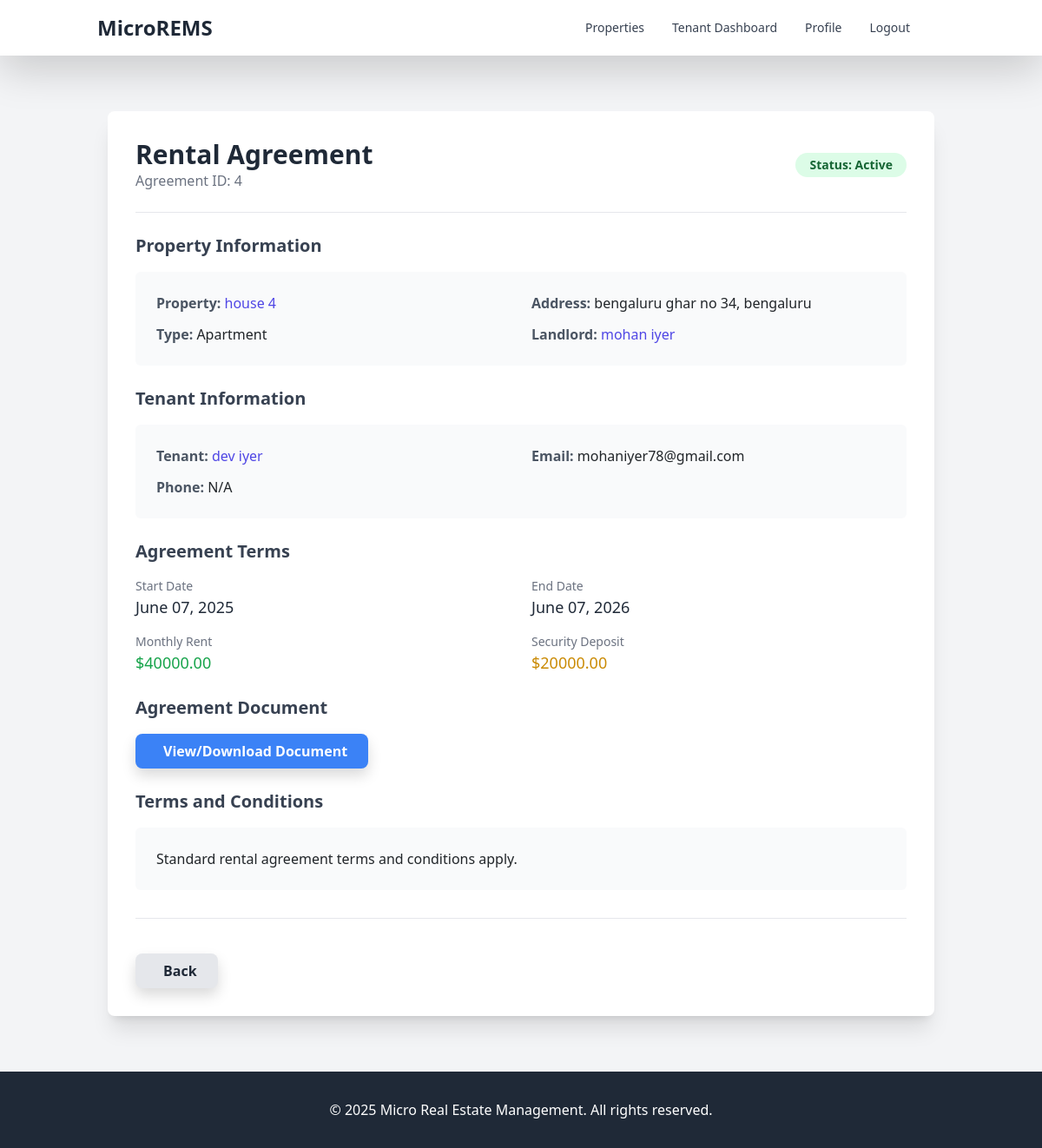
/properties/agreements/4/ (signed in), run on the app's committed database.
### properties/models.py (models this page shows, shortened)
class RentalAgreement(models.Model):
    AGREEMENT_STATUS_CHOICES = [
        ('pending', 'Pending'),
        ('active', 'Active'),
        ('expired', 'Expired'),
        ('terminated', 'Terminated'),
    ]
    property = models.ForeignKey(Property, on_delete=models.CASCADE, related_name='rental_agreements')
    tenant = models.ForeignKey(Tenant, on_delete=models.CASCADE, related_name='rental_agreements')
    start_date = models.DateField()
    end_date = models.DateField()
    rent_amount = models.DecimalField(max_digits=10, decimal_places=2)
    security_deposit = models.DecimalField(max_digits=10, decimal_places=2)
    agreement_document = models.FileField(upload_to='documents/', blank=True, null=True)
    status = models.CharField(max_length=20, choices=AGREEMENT_STATUS_CHOICES, default='pending')
    terms_and_conditions = models.TextField()
    created_at = models.DateTimeField(auto_now_add=True)
    updated_at = models.DateTimeField(auto_now=True)

class Property(models.Model):
    PROPERTY_STATUS_CHOICES = [
        ('available', 'Available'),
        ('rented', 'Rented'),
        ('maintenance', 'Under Maintenance'),
        ('not_available', 'Not Available'),
    ]
    PROPERTY_TYPE_CHOICES = [
        ('apartment', 'Apartment'),
        ('house', 'House'),
        ('condo', 'Condominium'),
        ('commercial', 'Commercial Space'),
        ('land', 'Land'),
        ('other', 'Other'),
    ]
    landlord = models.ForeignKey(Landlord, on_delete=models.CASCADE, related_name='properties')
    title = models.CharField(max_length=200)
    description = models.TextField()
    property_type = models.CharField(max_length=20, choices=PROPERTY_TYPE_CHOICES, default='apartment')
    address = models.TextField()
    city = models.CharField(max_length=100)
    state = models.CharField(max_length=100)
    zip_code = models.CharField(max_length=20)
    bedrooms = models.PositiveIntegerField(default=1)
    bathrooms = models.DecimalField(max_digits=3, decimal_places=1, default=1.0)
    area_sqft = models.PositiveIntegerField()
    rent_amount = models.DecimalField(max_digits=10, decimal_places=2)
    security_deposit = models.DecimalField(max_digits=10, decimal_places=2)
    available_from = models.DateField()
    status = models.CharField(max_length=20, choices=PROPERTY_STATUS_CHOICES, default='available')
    amenities = models.TextField(blank=True, null=True)
    created_at = models.DateTimeField(auto_now_add=True)
    updated_at = models.DateTimeField(auto_now=True)
    class Meta:
        verbose_name_plural = "Properties"

### accounts/models.py (models this page shows, shortened)
class Landlord(models.Model):
    user = models.OneToOneField(User, on_delete=models.CASCADE, related_name='landlord_profile')
    company_name = models.CharField(max_length=100, blank=True, null=True)
    address = models.TextField(blank=True, null=True)
    tax_id = models.CharField(max_length=50, blank=True, null=True)
    verification_status = models.BooleanField(default=False)
    date_joined = models.DateTimeField(auto_now_add=True)

class User(AbstractUser):
    username = None
    email = models.EmailField(_('email address'), unique=True)
    is_landlord = models.BooleanField(default=False)
    is_tenant = models.BooleanField(default=False)
    phone_number = models.CharField(max_length=15, blank=True, null=True)
    profile_picture = models.ImageField(upload_to='profile_pics/', blank=True, null=True)
    USERNAME_FIELD = 'email'
    REQUIRED_FIELDS = []
    objects = CustomUserManager()

class Tenant(models.Model):
    user = models.OneToOneField(User, on_delete=models.CASCADE, related_name='tenant_profile')
    address = models.TextField(blank=True, null=True)
    id_proof = models.FileField(upload_to='documents/', blank=True, null=True)
    employment_status = models.CharField(max_length=50, blank=True, null=True)
    emergency_contact = models.CharField(max_length=100, blank=True, null=True)
    date_joined = models.DateTimeField(auto_now_add=True)

### properties/views.py (the view)
# urls.py: path('agreements/<int:agreement_id>/', views.agreement_detail, name='agreement_detail'),
@login_required
def agreement_detail(request, agreement_id):
    agreement = get_object_or_404(RentalAgreement, id=agreement_id)
    property_obj = agreement.property
    is_landlord = request.user.is_landlord and property_obj.landlord.user == request.user
    is_tenant = request.user.is_tenant and agreement.tenant.user == request.user
    if not (is_landlord or is_tenant):
        messages.error(request, 'You do not have permission to view this agreement.')
        return redirect('dashboard')
    return render(request, 'properties/agreement_detail.html', {
        'agreement': agreement,
        'property': property_obj,
        'is_landlord': is_landlord,
        'is_tenant': is_tenant
    })

### templates/properties/agreement_detail.html (shortened to what this page needs)
{% extends 'base.html' %}
{% load static %}
{% block content %}
<div class="container mx-auto py-8">
    <div class="bg-white p-6 md:p-8 rounded-lg shadow-xl">
        <div class="flex flex-col md:flex-row justify-between items-start mb-6 pb-6 border-b border-gray-200">
            <div>
                <h1 class="text-2xl md:text-3xl font-bold text-gray-800">Rental Agreement</h1>
                <p class="text-gray-500">Agreement ID: {{ agreement.id }}</p>
            </div>
            <div class="mt-3 md:mt-0 text-left md:text-right">
                <span class="px-3 py-1 inline-flex text-sm leading-5 font-semibold rounded-full
                    {% if agreement.status == 'active' %}bg-green-100 text-green-800
                    {% elif agreement.status == 'pending' %}bg-yellow-100 text-yellow-800
                    {% elif agreement.status == 'terminated' %}bg-red-100 text-red-800
                    {% else %}bg-gray-100 text-gray-800{% endif %}">
                    Status: {{ agreement.get_status_display }}
                </span>
            </div>
        </div>
        <div class="mb-6">
            <h2 class="text-xl font-semibold text-gray-700 mb-3">Property Information</h2>
            <div class="grid grid-cols-1 md:grid-cols-2 gap-x-6 gap-y-3 bg-gray-50 p-4 rounded-md">
                <p><strong class="text-gray-600">Property:</strong> <a href="{% url 'property_detail' agreement.property.id %}" class="text-indigo-600 hover:underline">{{ agreement.property.title }}</a></p>
                <p><strong class="text-gray-600">Address:</strong> {{ agreement.property.address }}, {{ agreement.property.city }}</p>
                <p><strong class="text-gray-600">Type:</strong> {{ agreement.property.get_property_type_display }}</p>
                <p><strong class="text-gray-600">Landlord:</strong> <a href="#" class="text-indigo-600 hover:underline">{{ agreement.property.landlord.user.get_full_name|default:agreement.property.landlord.user.username }}</a></p>
            </div>
        </div>
        <div class="mb-6">
            <h2 class="text-xl font-semibold text-gray-700 mb-3">Tenant Information</h2>
            <div class="grid grid-cols-1 md:grid-cols-2 gap-x-6 gap-y-3 bg-gray-50 p-4 rounded-md">
                <p><strong class="text-gray-600">Tenant:</strong> <a href="#" class="text-indigo-600 hover:underline">{{ agreement.tenant.user.get_full_name|default:agreement.tenant.user.username }}</a></p>
                <p><strong class="text-gray-600">Email:</strong> {{ agreement.tenant.user.email }}</p>
                <p><strong class="text-gray-600">Phone:</strong> {{ agreement.tenant.phone_number|default:'N/A' }}</p>
            </div>
        </div>
        <div class="mb-6">
            <h2 class="text-xl font-semibold text-gray-700 mb-3">Agreement Terms</h2>
            <div class="grid grid-cols-1 md:grid-cols-2 gap-x-6 gap-y-4">
                <div>
                    <p class="text-sm text-gray-500">Start Date</p>
                    <p class="text-lg font-medium text-gray-800">{{ agreement.start_date|date:"F d, Y" }}</p>
                </div>
                <div>
                    <p class="text-sm text-gray-500">End Date</p>
                    <p class="text-lg font-medium text-gray-800">{{ agreement.end_date|date:"F d, Y" }}</p>
                </div>
                <div>
                    <p class="text-sm text-gray-500">Monthly Rent</p>
                    <p class="text-lg font-medium text-green-600">${{ agreement.rent_amount|floatformat:2 }}</p>
                </div>
                <div>
                    <p class="text-sm text-gray-500">Security Deposit</p>
                    <p class="text-lg font-medium text-yellow-600">${{ agreement.security_deposit|floatformat:2 }}</p>
                </div>
            </div>
        </div>
        {% if agreement.agreement_document %}
        <div class="mb-6">
            <h2 class="text-xl font-semibold text-gray-700 mb-3">Agreement Document</h2>
            <a href="{{ agreement.agreement_document.url }}" target="_blank" class="inline-flex items-center bg-blue-500 hover:bg-blue-600 text-white font-semibold py-2 px-4 rounded-lg shadow">
                 View/Download Document
            </a>
        </div>
        {% endif %}
        <div class="mb-6">
            <h2 class="text-xl font-semibold text-gray-700 mb-3">Terms and Conditions</h2>
            <div class="bg-gray-50 p-4 rounded-md prose max-w-none">
                {{ agreement.terms_and_conditions|linebreaksbr }}
            </div>
        </div>
        <div class="mt-8 pt-6 border-t border-gray-200">
            {% if user.is_authenticated %}
                <a href="javascript:history.back()" class="mt-3 md:mt-0 inline-block bg-gray-200 hover:bg-gray-300 text-gray-800 font-bold py-2 px-4 rounded-lg shadow">
                    Back
                </a>
            {% endif %}
        </div>
    </div>
</div>
{% endblock %}

### static/css/style.css (style rules this page uses)
body { display: flex; flex-direction: column; min-height: 100vh; }

### data on the page
RentalAgreement: id "4", status "Active", property "house 4", property.address "bengaluru ghar no 34", property.city "bengaluru", property.property_type "Apartment", property.landlord.user.get_full_name "mohan iyer", tenant.user.get_full_name "dev iyer", tenant.user.email "mohaniyer78@gmail.com", tenant.phone_number "N/A", start_date "June 07, 2025", end_date "June 07, 2026", rent_amount "40000.00", security_deposit "20000.00", terms_and_conditions "Standard rental agreement terms and conditions apply."
